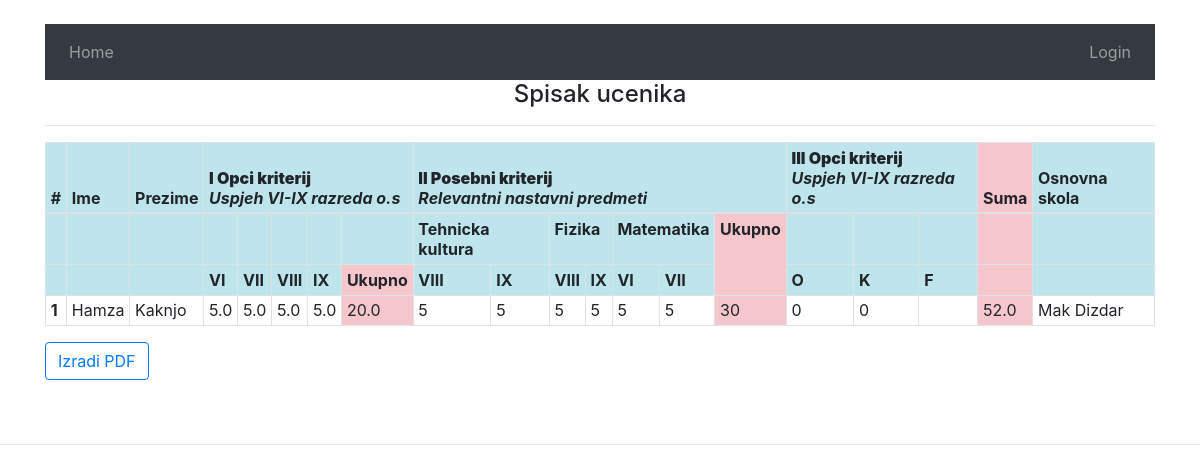
/tscze/smjer/2, run on the app's committed database.
### tehnicka/models.py (models this page shows, shortened)
class Kljucni_Predmeti(models.Model):
    naziv_pr=models.CharField(max_length=40)
    smjer=models.ManyToManyField(Smjer)

class Ucenik(models.Model):
    ime=models.CharField(max_length=60)
    prezime=models.CharField(max_length=60)
    godina_upisa=models.IntegerField(default=current_year)
    smjer=models.ManyToManyField(Smjer)
    skola_id=models.ForeignKey(Skola, on_delete=models.CASCADE )
    ukupno_bodova=models.FloatField(default='0')
    class Meta:
        verbose_name_plural = "Učenici"

class Skola(models.Model):
    ime_skole=models.CharField(max_length=60)
    class Meta:
        verbose_name_plural='Skole'

### tehnicka/views.py (the view)
# urls.py: path("smjer/<int:smjer_id>", views.index, name='index'),
def index(request,smjer_id):
    message=''
    if request.session.get('message'):
        message='Korisnik obrisan!'
        del request.session['message']
    return racunajStatistiku(request, smjer_id, message)

### tehnicka/templates/tehnicka/index.html (shortened to what this page needs)
{% extends "tehnicka/base.html" %}
{% block body %}
  <div class="container">
    <h4 style="text-align:center">  Spisak ucenika {{ br1  }} {{br2}}</h4>
    <hr>
      <div class="table-responsive" id="tbl_svi_ucenici">
        <table class="table table-sm table-hover table-bordered">
          <thead>
            <tr>
              <th  class="table-info" scope="col" rowspan="2">#</th>
              <th  class="table-info" scope="col" rowspan="3">Ime</th>
              <th  class="table-info" scope="col" rowspan="3">Prezime</th>
              <th  class="table-info" scope="col" rowspan="3" colspan="5" ><strong>I Opci kriterij </strong>
              <br> <em> Uspjeh VI-IX razreda o.s </em></th>
              <th  class="table-info" scope="col" rowspan="3" colspan="7" ><strong> II Posebni kriterij</strong>
              <br> <em> Relevantni nastavni predmeti </em></th>
              <th  class="table-info" scope="col" rowspan="3" colspan="3" ><strong>III Opci kriterij</strong>
              <br> <em> Uspjeh VI-IX razreda o.s</em></th>
              <th  class="table-danger" scope="col" rowspan="3"colspan="1">Suma</th>
              <th  class="table-info" scope="col" rowspan="3">Osnovna skola</th>
            </tr>
          </thead>
          <tbody>
            <tr>
              <th class="table-info" scope="col" rowspan="1"></th>
              <th class="table-info" scope="col" rowspan="1"></th>
              <th class="table-info" scope="col" rowspan="1"></th>
              <th class="table-info" scope="col" rowspan="1"></th>
              <th class="table-info" scope="col" rowspan="1"></th>
              <th class="table-info" scope="col" rowspan="1"></th>
              <th class="table-info" scope="col" rowspan="1"></th>
              <th class="table-info" scope="col" rowspan="1"></th>
            {% for predmet in kljucni_predmeti %}
              <th  class="table-info" scope="col" rowspan="1" colspan="2" >{{ predmet.naziv_pr }}</th>
                {% endfor %}
              <th  class="table-danger" scope="col" rowspan="2" colspan="1"> <center> Ukupno </center>  </th>
              <th class="table-info" scope="col" rowspan="1"></th>
              <th class="table-info" scope="col" rowspan="1"></th>
              <th class="table-info" scope="col" rowspan="1"></th>
              <th class="table-danger" scope="col" rowspan="1"></th>
              <th class="table-info" scope="col" rowspan="1"></th>
            </tr>
            <tr>
              <th class="table-info" scope="col" rowspan="1"></th>
              <th class="table-info" scope="col" rowspan="1"></th>
              <th class="table-info" scope="col" rowspan="1"></th>
              <th class="table-info" scope="col" rowspan="1"> VI </th>
              <th class="table-info" scope="col" rowspan="1"> VII </th>
              <th class="table-info" scope="col" rowspan="1"> VIII </th>
              <th class="table-info" scope="col" rowspan="1"> IX </th>
              <th class="table-danger" scope="col" rowspan="1"> <center> Ukupno </center> </th>
              <th class="table-info" scope="col" rowspan="1"> VIII </th>
              <th class="table-info" scope="col" rowspan="1"> IX </th>
              <th class="table-info" scope="col" rowspan="1"> VIII </th>
              <th class="table-info" scope="col" rowspan="1"> IX </th>
              <th class="table-info" scope="col" rowspan="1"> VI </th>
              <th class="table-info" scope="col" rowspan="1"> VII </th>
              <th class="table-info" scope="col" rowspan="1">O</th>
              <th class="table-info" scope="col" rowspan="1">K</th>
              <th class="table-info" scope="col" rowspan="1">F</th>
              <th class="table-danger" scope="col" rowspan="1"></th>
              <th class="table-info" scope="col" rowspan="1"></th>
            </tr>
            <tr>
              {% for ucenik in ucenici %}
              <tr>
                <th scope="row">{{ forloop.counter }}</th>
                <td>{{ ucenik.ime }}</td>
                <td>{{ ucenik.prezime }}</td>
                {% for key, value in prosjek_6.items %}
                  {% if key == ucenik.id %}
                  <td>{{ value }}</td>
                  {% endif %}
                {% endfor%}
                {% for key, value in prosjek_7.items %}
                  {% if key == ucenik.id %}
                  <td>{{ value }}</td>
                  {% endif %}
                {% endfor%}
                {% for key, value in prosjek_8.items %}
                  {% if key == ucenik.id %}
                  <td>{{ value }}</td>
                  {% endif %}
                {% endfor%}
                {% for key, value in prosjek_9.items %}
                  {% if key == ucenik.id %}
                  <td>{{ value }}</td>
                  {% endif %}
                {% endfor%}
                {% for key, value in prosjek_ukupno.items %}
                  {% if key == ucenik.id %}
                  <td class="table-danger">{{ value }}</td>
                  {% endif %}
                {% endfor%}
                {% for key, value in posebni_predmet_1_ocjena_razred8.items %}
                  {% if key == ucenik.id %}
                  <td>{{ value }}</td>
                  {% endif %}
                {% endfor%}
                {% for key, value in posebni_predmet_1_ocjena_razred9.items %}
                  {% if key == ucenik.id %}
                  <td>{{ value }}</td>
                  {% endif %}
                {% endfor%}
                {% for key, value in posebni_predmet_2_ocjena_razred8.items %}
                  {% if key == ucenik.id %}
                  <td>{{ value }}</td>
                  {% endif %}
                {% endfor%}
                {% for key, value in posebni_predmet_2_ocjena_razred9.items %}
                  {% if key == ucenik.id %}
                  <td>{{ value }}</td>
                  {% endif %}
                {% endfor%}
                {% for key, value in posebni_predmet_3_ocjena_razred6.items %}
                  {% if key == ucenik.id %}
                  <td>{{ value }}</td>
                  {% endif %}
                {% endfor%}
                {% for key, value in posebni_predmet_3_ocjena_razred7.items %}
                  {% if key == ucenik.id %}
                  <td>{{ value }}</td>
                  {% endif %}
                {% endfor%}
                {% for key, value in posebni_predmet_ukupno.items %}
                  {% if key == ucenik.id %}
                  <td class="table-danger">{{ value }}</td>
                  {% endif %}
                {% endfor%}
                {% for key, value in priznanje_opcinsko.items %}
                  {% if key == ucenik.id %}
                  <td>{{ value }}</td>
                  {% endif %}
                {% endfor%}
                {% for key, value in  priznanje_federalno.items %}
                  {% if key == ucenik.id %}
                  <td>{{ value }}</td>
                  {% endif %}
                {% endfor%}
                  <td>
                {% for key, value in  ukupno.items %}
                  {% if key == ucenik.id %}
                  <td class="table-danger" >{{ value }}</td>
                  {% endif %}
                {% endfor%}
                <td>{{ ucenik.skola_id.ime_skole }}</td>
              </tr>
              {% endfor%}
          </tbody>
        </table>
         <button type="button" class="btn btn-outline-primary "><a href="{% url 'tehnicka:get_pdf' smjer.id %}"<span>Izradi PDF</span></a></button>
      </div>
    </div>
    <br>
    <br>
    <hr>
{% endblock %}

### data on the page
Kljucni_Predmeti: naziv_pr "Tehnicka kultura"
Kljucni_Predmeti: naziv_pr "Fizika"
Kljucni_Predmeti: naziv_pr "Matematika"
Ucenik: ime "Hamza", prezime "Kaknjo", prosjek_6 "5.0", prosjek_7 "5.0", prosjek_8 "5.0", prosjek_9 "5.0", prosjek_ukupno "20.0", posebni_predmet_1_ocjena_razred8 "5", posebni_predmet_1_ocjena_razred9 "5", posebni_predmet_2_ocjena_razred8 "5", posebni_predmet_2_ocjena_razred9 "5", posebni_predmet_3_ocjena_razred6 "5", posebni_predmet_3_ocjena_razred7 "5", posebni_predmet_ukupno "30", priznanje_opcinsko "0", priznanje_federalno "0", ukupno "52.0", skola_id.ime_skole "Mak Dizdar"
